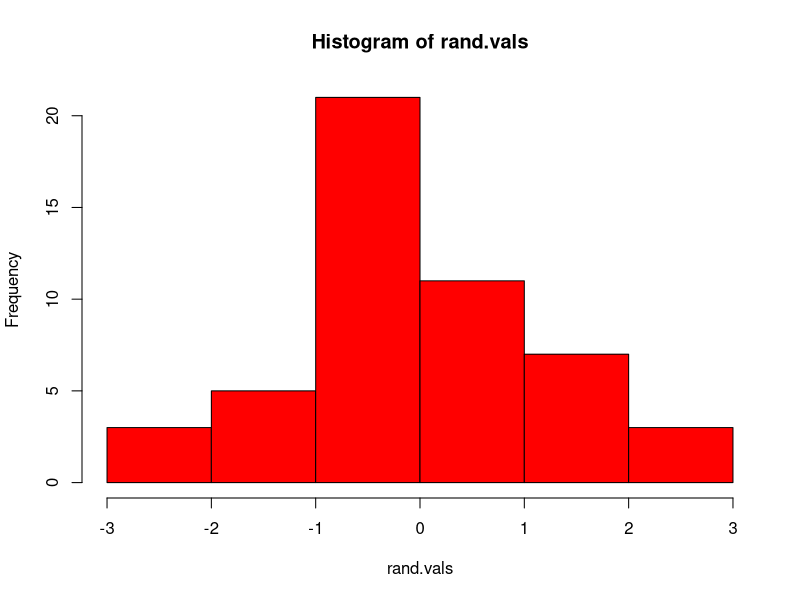

Source code (R): (Note: this script raises an error after producing the figure.)
## ---- chunk 1

rand.vals = rnorm(50)

## ---- chunk 2

hist(rand.vals, col="red")

## ---- chunk 3

hist(rand.vals.2, col="red")

## ---- chunk 4

rand.vals.3 = rnorm(50)

plot(rand.vals.3~rand.vals, xlab="First dataset", ylab = "Third dataset", pch=21, bg="orange",cex=2,xlim=c(-5,5),ylim=c(-5,5))
## ---- chunk 5

plot(rand.vals.3~rand.vals, xlab="First dataset", ylab = "Third dataset", pch=21, bg="orange",cex=2,xlim=c(-5,5),ylim=c(-5,5))

